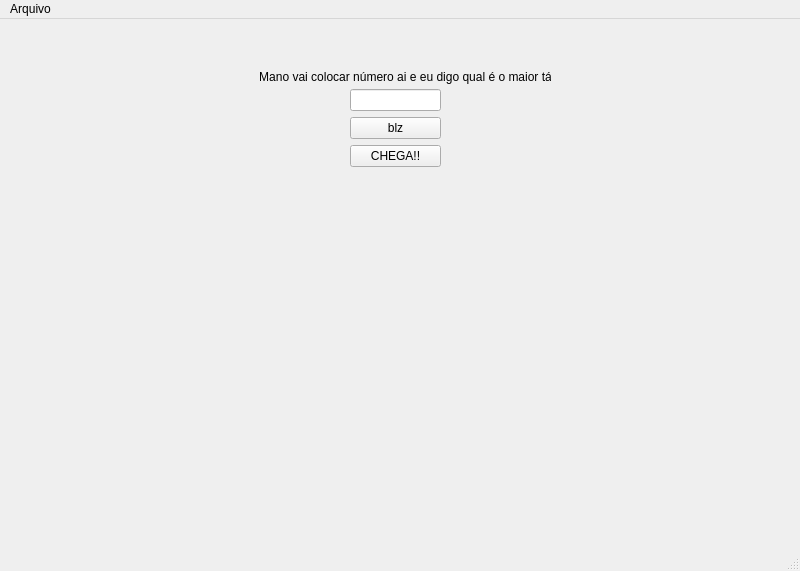
<?xml version="1.0" encoding="UTF-8"?>
<ui version="4.0">
 <class>MainWindow</class>
 <widget class="QMainWindow" name="MainWindow">
  <property name="geometry">
   <rect>
    <x>0</x>
    <y>0</y>
    <width>800</width>
    <height>571</height>
   </rect>
  </property>
  <property name="windowTitle">
   <string>MainWindow</string>
  </property>
  <widget class="QWidget" name="centralwidget">
   <widget class="QWidget" name="verticalLayoutWidget">
    <property name="geometry">
     <rect>
      <x>350</x>
      <y>70</y>
      <width>91</width>
      <height>128</height>
     </rect>
    </property>
    <layout class="QVBoxLayout" name="verticalLayout">
     <item>
      <widget class="QLineEdit" name="lineEdit"/>
     </item>
     <item>
      <widget class="QPushButton" name="pushButton">
       <property name="text">
        <string>blz</string>
       </property>
      </widget>
     </item>
     <item>
      <widget class="QPushButton" name="pushButton_2">
       <property name="text">
        <string>CHEGA!!</string>
       </property>
      </widget>
     </item>
     <item>
      <widget class="QLabel" name="label">
       <property name="font">
        <font>
         <pointsize>26</pointsize>
        </font>
       </property>
       <property name="text">
        <string/>
       </property>
      </widget>
     </item>
    </layout>
   </widget>
   <widget class="QLabel" name="label_2">
    <property name="geometry">
     <rect>
      <x>250</x>
      <y>210</y>
      <width>301</width>
      <height>71</height>
     </rect>
    </property>
    <property name="text">
     <string/>
    </property>
    <property name="alignment">
     <set>Qt::AlignCenter</set>
    </property>
   </widget>
   <widget class="QLabel" name="label_3">
    <property name="geometry">
     <rect>
      <x>260</x>
      <y>50</y>
      <width>291</width>
      <height>16</height>
     </rect>
    </property>
    <property name="text">
     <string>Mano vai colocar número ai e eu digo qual é o maior tá</string>
    </property>
    <property name="alignment">
     <set>Qt::AlignCenter</set>
    </property>
   </widget>
  </widget>
  <widget class="QMenuBar" name="menubar">
   <property name="geometry">
    <rect>
     <x>0</x>
     <y>0</y>
     <width>800</width>
     <height>21</height>
    </rect>
   </property>
   <widget class="QMenu" name="menuArquivo">
    <property name="title">
     <string>Arquivo</string>
    </property>
    <addaction name="actionSalvar"/>
    <addaction name="actionAbrir"/>
    <addaction name="actionNovo"/>
    <addaction name="actionSair"/>
   </widget>
   <addaction name="menuArquivo"/>
  </widget>
  <widget class="QStatusBar" name="statusbar"/>
  <action name="actionNovo">
   <property name="text">
    <string>Novo</string>
   </property>
  </action>
  <action name="actionSalvar">
   <property name="text">
    <string>Salvar</string>
   </property>
  </action>
  <action name="actionSair">
   <property name="text">
    <string>Sair</string>
   </property>
  </action>
  <action name="actionAbrir">
   <property name="text">
    <string>Abrir</string>
   </property>
  </action>
 </widget>
 <resources/>
 <connections/>
</ui>
